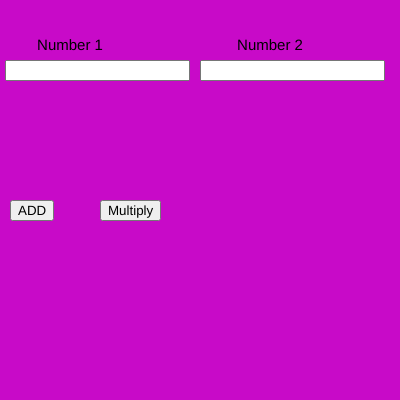
Frame 1 (no input)
Frame 60 (no input): identical to frame 1, image omitted
Frame 120 (the mouse pressed at the canvas centre since frame 60): identical to frame 1, image omitted

The p5.js sketch that drew this single still picture (run headless with seeded random() and noise() and a simulated clock; from frame 60 on, the mouse is pressed at the canvas centre):

// p5.js sketch
// ── sketch.js
var n1,n2;
var b1,b2,b3,b4;

function setup() {
  
  createCanvas(400, 400);
  
  num1 = createInput();
  num1.position(5, 60);
  
  num2 = createInput();
  num2.position(200, 60);

 


  b1 = createButton("ADD");
  b1.position(10, 200);
  b1.mousePressed(add);
  
  b2 = createButton("Multiply");
  b2.position(100, 200);
  b2.mousePressed(mul);
  
  
  textAlign(CENTER);
  textSize(15);
}

function draw() {
  background(200,10,200)
  text("Number 1",70,50)
  text("Number 2",270,50)
  

}

function add(){
  n1=parseInt(num1.value())
  n2=parseInt(num2.value())
var sum=n1+n2
console.log(sum)
var displaySum=createElement('h2');
displaySum.html("Sum of Numbers :"+sum)
displaySum.position(10,300);
}

function mul(){
  n1=parseInt(num1.value())
  n2=parseInt(num2.value())
  var product=n1*n2
  console.log(product)
  var displayProduct=createElement('h2');
  displayProduct.html("Product of Numbers :"+product)
  displayProduct.position(10,400);
  }
